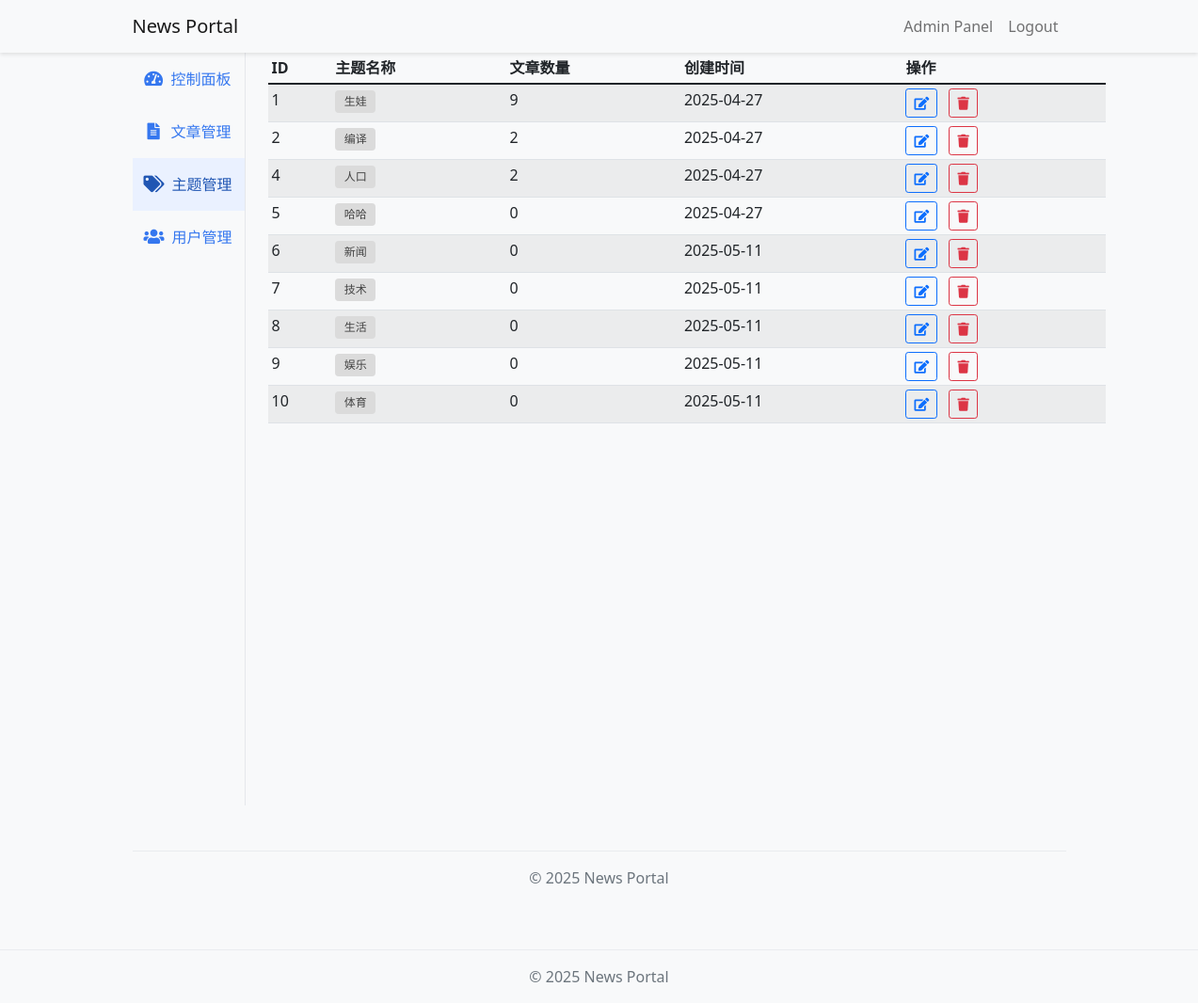
The page /admin/tags (signed in) on the database its author committed.
### app/models.py (models this page shows, shortened)
class Tag(db.Model):
    id = db.Column(db.Integer, primary_key=True)
    name = db.Column(db.String(50), unique=True, nullable=False)
    created_at = db.Column(db.DateTime, default=datetime.utcnow)

### app/admin/routes.py (the view)
@bp.route("/tags")
@login_required
@admin_required
def tags():
    tags = Tag.query.all()
    return render_template("admin/tags.html", tags=tags)

### app/admin/routes.py (called while the page is built)
def admin_required(f):
    @wraps(f)
    def decorated_function(*args, **kwargs):
        if not current_user.is_admin:
            flash("需要管理员权限")
            return redirect(url_for("main.index"))
        return f(*args, **kwargs)
    return decorated_function

### app/models.py (called while the page is built)
@login.user_loader
def load_user(id):
    return User.query.get(int(id))

### app/templates/admin/tags.html (shortened to what this page needs)
{% extends "admin/base.html" %} {% block admin_title %}主题管理{% endblock %}  {% block admin_content %}
<div class="table-responsive">
  <table class="table table-striped table-sm">
    <thead>
      <tr>
        <th>ID</th>
        <th>主题名称</th>
        <th>文章数量</th>
        <th>创建时间</th>
        <th>操作</th>
      </tr>
    </thead>
    <tbody>
      {% for tag in tags %}
      <tr>
        <td>{{ tag.id }}</td>
        <td>
          <a
            href="{{ url_for('main.tag', id=tag.id) }}"
            class="badge bg-secondary text-decoration-none"
            >{{ tag.name }}</a
          >
        </td>
        <td>{{ tag.articles|length }}</td>
        <td>{{ tag.created_at.strftime('%Y-%m-%d') }}</td>
        <td>
          <a
            href="{{ url_for('admin.edit_tag', id=tag.id) }}"
            class="btn btn-sm btn-outline-primary me-2"
            title="编辑"
          >
            <i class="fas fa-edit"></i>
          </a>
          <form
            action="{{ url_for('admin.delete_tag', id=tag.id) }}"
            method="post"
            class="d-inline"
          >
            <button
              type="submit"
              class="btn btn-sm btn-outline-danger"
              onclick="return confirm('确定要删除这个主题吗？')"
              title="删除"
            >
              <i class="fas fa-trash"></i>
            </button>
          </form>
        </td>
      </tr>
      {% endfor %}
    </tbody>
  </table>
</div>
{% endblock %}

### app/static/css/style.css (style rules this page uses)
body { background-color: #f8f9fa; }
.badge { font-weight: normal; padding: 0.5em 0.8em; }
a.badge.bg-secondary.text-decoration-none { background-color: #dbdbdb !important; color: #434343 !important; border: none !important; }

### rows shown on the page
Tag: id "1", name "生娃", articles|length "9", created_at "2025-04-27"
Tag: id "2", name "编译", articles|length "2", created_at "2025-04-27"
Tag: id "4", name "人口", articles|length "2", created_at "2025-04-27"
Tag: id "5", name "哈哈", articles|length "0", created_at "2025-04-27"
Tag: id "6", name "新闻", articles|length "0", created_at "2025-05-11"
Tag: id "7", name "技术", articles|length "0", created_at "2025-05-11"
Tag: id "8", name "生活", articles|length "0", created_at "2025-05-11"
Tag: id "9", name "娱乐", articles|length "0", created_at "2025-05-11"
Tag: id "10", name "体育", articles|length "0", created_at "2025-05-11"
